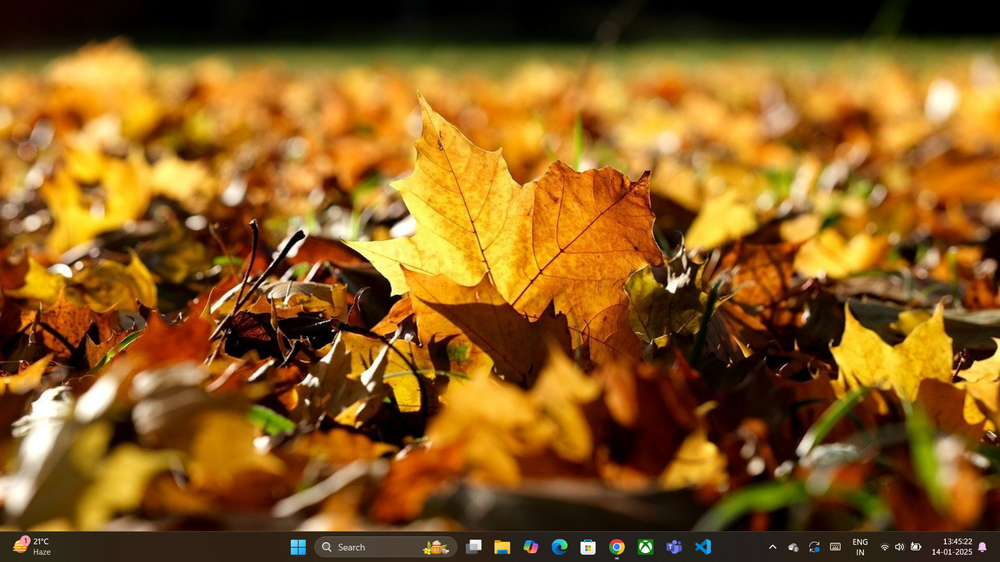
#> input picture OpenCV/phase_1/python_img.png, 1000 x 562 px, shrunk from 1919 x 1079 before the run, found by its file name
$ python grayscalae.py
#> lines starting #> are read from the running program, lines starting #| are printed output that depends on the picture
import cv2

img = cv2.imread('OpenCV/phase_1/python_img.png')
#> img is the input picture: shape (562, 1000, 3); mean B, G, R 30.1, 92.3, 137.1


if img is not None:

    gray = cv2.cvtColor(img, cv2.COLOR_BGR2GRAY)
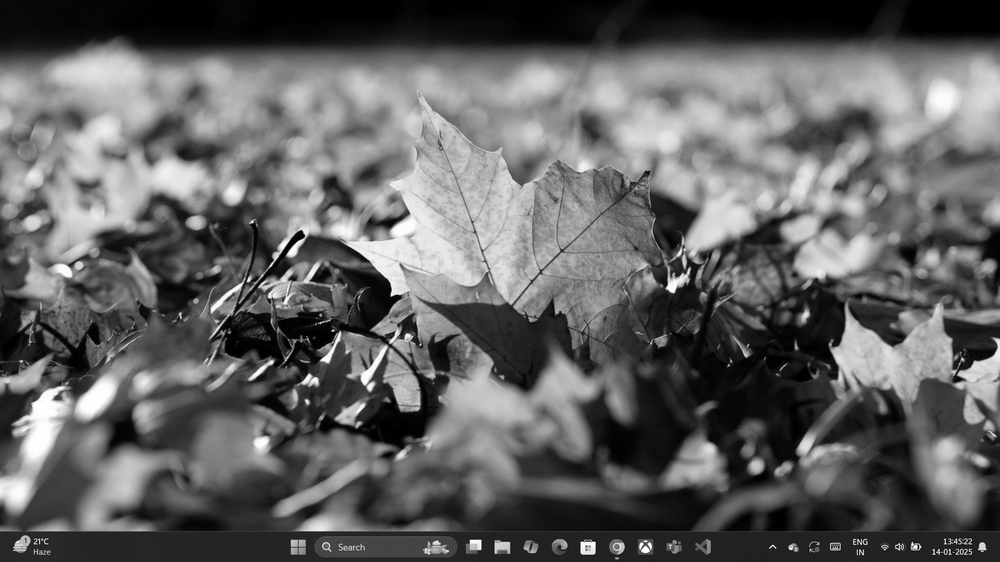
#> gray: shape (562, 1000); min 0, max 255, mean 98.6


    cv2.imshow("Gray_Img" , gray)


    cv2.waitKey(0)

    cv2.destroyAllWindows()


    save = cv2.imwrite("gray_img.png", gray)

else:
    print("Unable to load the image ")
